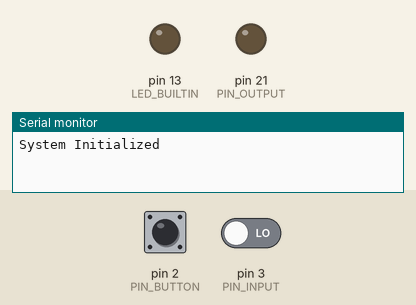
Recording of a program running on a simulated Arduino Nano Every. On the bench: output pins drawn as LEDs (lit = HIGH), the last lines printed to the serial monitor. The inputs (shaded band) are chosen by the test bench; at power-on: pin 2 (PIN_BUTTON) LOW, pin 3 (PIN_INPUT) LOW.

Above: at 1.2 s.
1.3 s: pin 2 (PIN_BUTTON) pulled HIGH for 0.15 s
At 4.1 s:
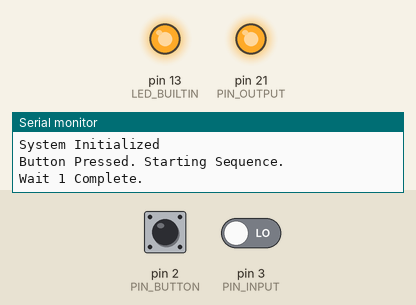
4.4 s: pin 3 (PIN_INPUT) driven HIGH
At 6.7 s:
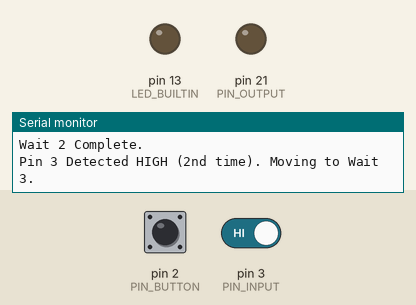
7.4 s: pin 2 (PIN_BUTTON) pulled HIGH for 3.2 s
At 10.9 s:
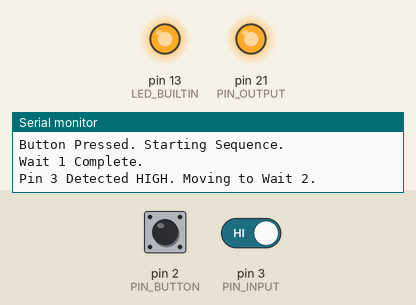
Timing chart, 0 to 13.9 s (numbered marks = the images above; inputs shaded):
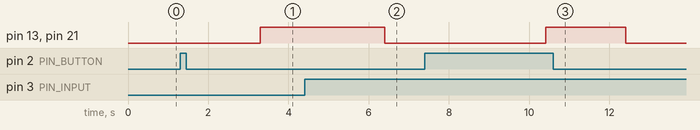

The program:

main.cpp
```cpp
#include <Arduino.h>

// Pin Definitions
const int PIN_BUTTON = 2;
const int PIN_OUTPUT = 21;
const int PIN_INPUT  = 3;

// Timing Constants
const unsigned long INTERVAL_MS = 2000;

// State Machine States
enum SystemState {
  STATE_IDLE,
  STATE_WAIT_1,
  STATE_ACTION_1,
  STATE_WAIT_2,
  STATE_ACTION_2,
  STATE_WAIT_3
};

// Global Variables
SystemState currentState = STATE_IDLE;
unsigned long stateStartTime = 0;

void setup() {
  Serial.begin(9600);
  Serial.println("System Initialized");

  // Input Setup
  pinMode(PIN_BUTTON, INPUT);
  pinMode(PIN_INPUT, INPUT);

  // Output Setup
  pinMode(PIN_OUTPUT, OUTPUT);
  pinMode(LED_BUILTIN, OUTPUT);

  // Initial State
  digitalWrite(PIN_OUTPUT, LOW);
  digitalWrite(LED_BUILTIN, LOW);
}

void loop() {
  unsigned long currentMillis = millis();

  switch (currentState) {

    // 1. Waiting for Button Press
    case STATE_IDLE:
      if (digitalRead(PIN_BUTTON) == HIGH) {
        Serial.println("Button Pressed. Starting Sequence.");
        stateStartTime = currentMillis;
        currentState = STATE_WAIT_1;
      }
      break;

    // 2. Wait 2 seconds
    case STATE_WAIT_1:
      if (currentMillis - stateStartTime >= INTERVAL_MS) {
        Serial.println("Wait 1 Complete.");
        currentState = STATE_ACTION_1;
      }
      break;

    // 3. Write HIGH on Pin 21 AND Builtin LED, Expect HIGH on Pin 3
    case STATE_ACTION_1:
      digitalWrite(PIN_OUTPUT, HIGH);
      digitalWrite(LED_BUILTIN, HIGH);

      if (digitalRead(PIN_INPUT) == HIGH) {
        Serial.println("Pin 3 Detected HIGH. Moving to Wait 2.");
        stateStartTime = currentMillis;
        currentState = STATE_WAIT_2;
      }
      break;

    // 4. Wait 2 seconds again
    case STATE_WAIT_2:
      if (currentMillis - stateStartTime >= INTERVAL_MS) {
        Serial.println("Wait 2 Complete.");
        currentState = STATE_ACTION_2;
      }
      break;

    // 5. Write LOW on Pin 21 AND Builtin LED, Expect HIGH again on Pin 3
    case STATE_ACTION_2:
      digitalWrite(PIN_OUTPUT, LOW);
      digitalWrite(LED_BUILTIN, LOW);

      if (digitalRead(PIN_INPUT) == HIGH) {
        Serial.println("Pin 3 Detected HIGH (2nd time). Moving to Wait 3.");
        stateStartTime = currentMillis;
        currentState = STATE_WAIT_3;
      }
      break;

    // 6. Wait two seconds again
    case STATE_WAIT_3:
      if (currentMillis - stateStartTime >= INTERVAL_MS) {
        Serial.println("Sequence Complete. Returning to IDLE.");

        // Ensure everything is reset
        digitalWrite(PIN_OUTPUT, LOW);
        digitalWrite(LED_BUILTIN, LOW);

        currentState = STATE_IDLE;
      }
      break;
  }
}
```

Measured:
- after the input at 1.3 s, pin 13 (LED_BUILTIN), pin 21 (PIN_OUTPUT): LOW → HIGH after 2.0 s
- after the input at 4.4 s, pin 13 (LED_BUILTIN), pin 21 (PIN_OUTPUT): HIGH → LOW after 2.0 s
- after the input at 7.4 s, pin 13 (LED_BUILTIN), pin 21 (PIN_OUTPUT): LOW → HIGH after 3.0 s, → LOW 2.0 s later
